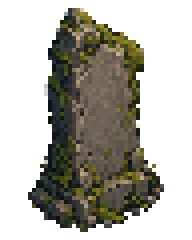
#> input picture assets/levels/01-forgotten-forest-edge/sprites/beacon-stone-hidden.png, 48 x 60 px, found by its file name (shown 4 times larger)
$ python -i mockup-v4-forest-edge.py   (imports and definitions only)
#> lines starting #> are read from the running program, lines starting #| are printed output that depends on the picture
"""Blockout of V4 level 01 (forest edge station) at game scale, from the layout JSON (synced to the runtime).

Run from the repo root:  python scripts/mockup-v4-forest-edge.py
Writes docs/implementation/v4/previews/01-forest-edge-blockout.png and -debug.png (both 1280x720).
Placeholder art only: the forest kit, the old stele/lantern sprites and Nhinh/Lumo give scale; every
mechanism (walls, doors, pedestals, latches, brace) is a flat block until the real art exists.
"""
import io
import json
from pathlib import Path

from PIL import Image, ImageDraw, ImageFont

ROOT = Path(__file__).resolve().parent.parent
# [1 line not run here, left out]
OUT = ROOT / 'docs/implementation/v4/previews'
SCALE = 2


def sprite(rel, height=None):
    img = Image.open(ROOT / rel).convert('RGBA')
    img = img.crop(img.getbbox())
    if height:
        img = img.resize((max(1, round(img.width * height / img.height)), height), Image.LANCZOS)
    return img


def place(canvas, img, foot_x, foot_y):
    """Bottom-centre anchor."""
    canvas.alpha_composite(img, (round(foot_x - img.width / 2), round(foot_y - img.height)))


def box(r):
    return (r['x'], r['y'], r['x'] + r['width'] - 1, r['y'] + r['height'] - 1)


# [1 line that did not run here, left out]
# [1 line that did not run here, left out]
# [1 line that did not run here, left out]
# [1 line that did not run here, left out]
scene = Image.new('RGBA', (640, 360), (22, 40, 30, 255))
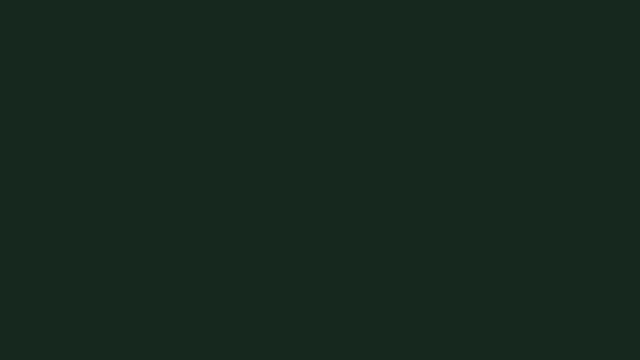
#> scene: PIL image 640x360 RGBA; mean R, G, B, A 22, 40, 30, 255
d = ImageDraw.Draw(scene, 'RGBA')

# Ground: the entry yard is grass; the middle yard is worn paving with faint joints.
# [1 line that did not run here, left out]
# [1 line not run here, left out]
# [1 line that did not run here, left out]
# [19 lines not run here, left out]
# [1 line that did not run here, left out]
# [1 line not run here, left out]
# [1 line that did not run here, left out]
# [6 lines not run here, left out]
# Lit mark: the sprout Lumo is covering.
# [1 line that did not run here, left out]
# [9 lines not run here, left out]
# [1 line that did not run here, left out]
# [1 line not run here, left out]

big = scene.resize((640 * SCALE, 360 * SCALE), Image.NEAREST)
labels = ImageDraw.Draw(big, 'RGBA')
try:
    FONT = ImageFont.truetype('C:/Windows/Fonts/segoeuib.ttf', 15)
except OSError:  # not on Windows: Vietnamese marks may not render
    FONT = ImageFont.load_default()
TEXT = {
    'bia': (150, 186), 'đèn trên đất': (196, 238), 'bản lề': (100, 254), 'S1': (282, 226), 'cửa A': (330, 160),
    'chốt A': (372, 146), 'S2': (414, 78), 'cổng B': (440, 56), 'hãm B': (512, 78),
    'mầm + Lumo': (200, 294), 'cây lớn': (24, 206), 'Nhinh': (96, 230),
    'SÂN VÀO': (40, 300), 'SÂN GIỮA': (300, 58), '→ rừng 02': (462, 22),
}
# [5 lines not run here, left out]

# Debug: HUD bands, collision, item reach bands, light marks, checkpoints, exit.
dbg = big.copy()
g = ImageDraw.Draw(dbg, 'RGBA')


def rect2(r, **kw):
    g.rectangle((r['x'] * SCALE, r['y'] * SCALE, (r['x'] + r['width']) * SCALE - 1, (r['y'] + r['height']) * SCALE - 1), **kw)


# [19 lines not run here, left out]

>>> result = sprite('../assets/levels/01-forgotten-forest-edge/sprites/beacon-stone-hidden.png')
#> in sprite, img is the input picture: PIL image 48x60 RGBA; mean R, G, B, A 33.4, 31.7, 23.5, 107.7
#> in sprite, `img = img.crop(img.getbbox())`:
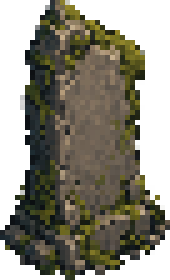
#> img: PIL image 34x56 RGBA (shown 5 times larger); mean R, G, B, A 50.6, 48, 35.5, 162.9; transparent parts drawn white
